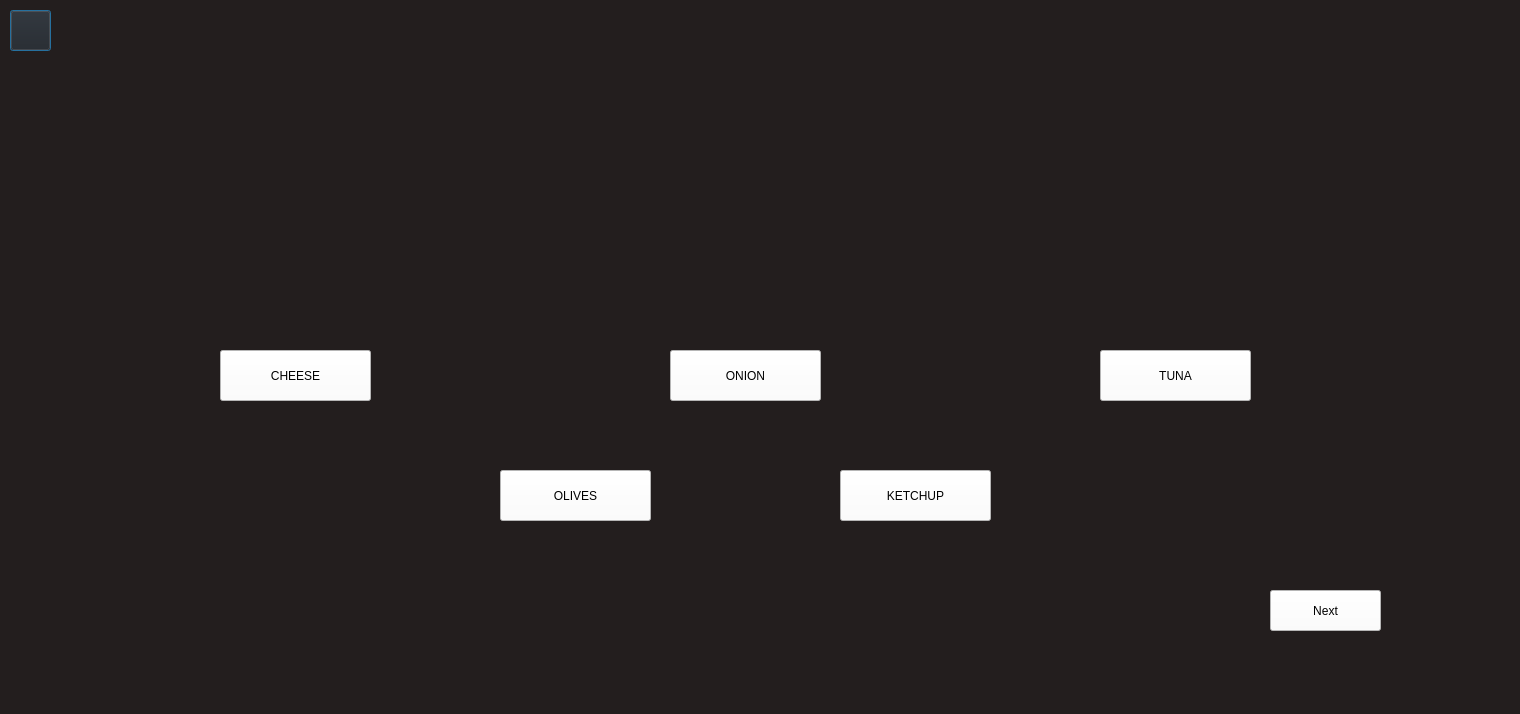
<?xml version="1.0" encoding="UTF-8"?>
<ui version="4.0">
 <class>Dialog</class>
 <widget class="QDialog" name="Dialog">
  <property name="geometry">
   <rect>
    <x>0</x>
    <y>0</y>
    <width>1520</width>
    <height>714</height>
   </rect>
  </property>
  <property name="windowTitle">
   <string>Dialog</string>
  </property>
  <widget class="QWidget" name="FabiolaPhotoWidget" native="true">
   <property name="geometry">
    <rect>
     <x>0</x>
     <y>0</y>
     <width>1520</width>
     <height>715</height>
    </rect>
   </property>
   <property name="styleSheet">
    <string notr="true">background-color: rgb(35, 30, 30);</string>
   </property>
   <widget class="QPushButton" name="backButton">
    <property name="geometry">
     <rect>
      <x>10</x>
      <y>10</y>
      <width>41</width>
      <height>41</height>
     </rect>
    </property>
    <property name="styleSheet">
     <string notr="true">color: white;</string>
    </property>
    <property name="text">
     <string/>
    </property>
   </widget>
   <widget class="QLabel" name="imageLabel">
    <property name="geometry">
     <rect>
      <x>420</x>
      <y>60</y>
      <width>791</width>
      <height>181</height>
     </rect>
    </property>
    <property name="text">
     <string/>
    </property>
   </widget>
   <widget class="QPushButton" name="cheeseButton">
    <property name="geometry">
     <rect>
      <x>220</x>
      <y>350</y>
      <width>151</width>
      <height>51</height>
     </rect>
    </property>
    <property name="styleSheet">
     <string notr="true">background-color: white;
font: 75 16px &quot;Yu Gothic Semibold&quot;;
</string>
    </property>
    <property name="text">
     <string>CHEESE</string>
    </property>
   </widget>
   <widget class="QPushButton" name="ketchupButton">
    <property name="geometry">
     <rect>
      <x>840</x>
      <y>470</y>
      <width>151</width>
      <height>51</height>
     </rect>
    </property>
    <property name="styleSheet">
     <string notr="true">background-color: white;
font: 75 16px &quot;Yu Gothic Semibold&quot;;
</string>
    </property>
    <property name="text">
     <string>KETCHUP</string>
    </property>
   </widget>
   <widget class="QPushButton" name="onionButton">
    <property name="geometry">
     <rect>
      <x>670</x>
      <y>350</y>
      <width>151</width>
      <height>51</height>
     </rect>
    </property>
    <property name="styleSheet">
     <string notr="true">background-color: white;
font: 75 16px &quot;Yu Gothic Semibold&quot;;
</string>
    </property>
    <property name="text">
     <string>ONION</string>
    </property>
   </widget>
   <widget class="QPushButton" name="tunaButton">
    <property name="geometry">
     <rect>
      <x>1100</x>
      <y>350</y>
      <width>151</width>
      <height>51</height>
     </rect>
    </property>
    <property name="styleSheet">
     <string notr="true">background-color: white;
font: 75 16px &quot;Yu Gothic Semibold&quot;;
</string>
    </property>
    <property name="text">
     <string>TUNA</string>
    </property>
   </widget>
   <widget class="QPushButton" name="nextButton">
    <property name="geometry">
     <rect>
      <x>1270</x>
      <y>590</y>
      <width>111</width>
      <height>41</height>
     </rect>
    </property>
    <property name="styleSheet">
     <string notr="true">font: 75 16px &quot;Yu Gothic Semibold&quot;;
background-color:white;</string>
    </property>
    <property name="text">
     <string>Next</string>
    </property>
   </widget>
   <widget class="QPushButton" name="olivesButton">
    <property name="geometry">
     <rect>
      <x>500</x>
      <y>470</y>
      <width>151</width>
      <height>51</height>
     </rect>
    </property>
    <property name="styleSheet">
     <string notr="true">background-color: white;
font: 75 16px &quot;Yu Gothic Semibold&quot;;
</string>
    </property>
    <property name="text">
     <string>OLIVES</string>
    </property>
   </widget>
  </widget>
 </widget>
 <resources/>
 <connections/>
</ui>
